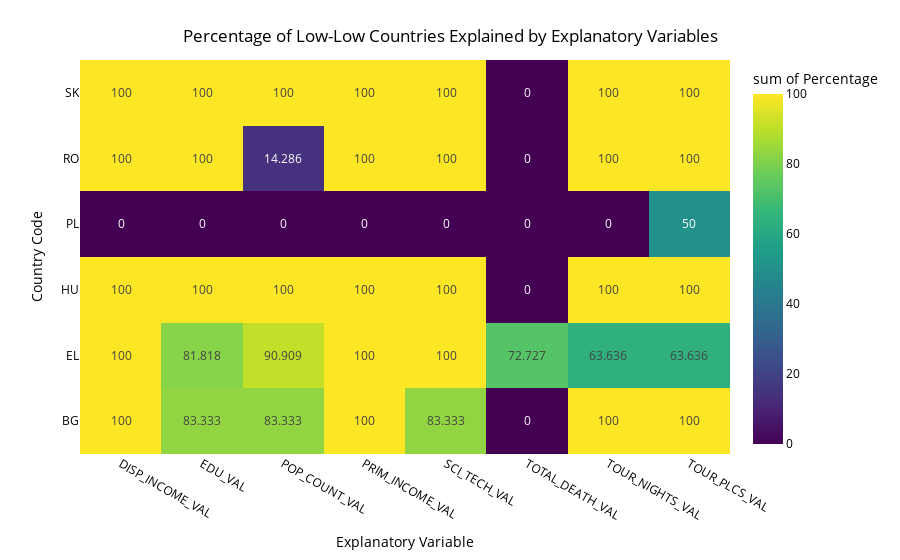

The notebook cell saved with this chart:
### Code cell
cluster_type = 'Low-Low'
create_heatmap(exp_df_LL, cluster_type)

### Figure 1 — Plotly figure (JSON) as saved in the notebook; plotly's stock layout.template omitted (floating-point values rounded to 4 significant figures)
{"data": [{"coloraxis": "coloraxis", "histfunc": "sum", "hovertemplate": "Broad Category=%{x}<br>Explanatory Variable=%{y}<br>sum of Percentage=%{z}<extra></extra>", "name": "", "texttemplate": "%{z}", "x": ["DISP_INCOME_VAL", "EDU_VAL", "POP_COUNT_VAL", "PRIM_INCOME_VAL", "SCI_TECH_VAL", "TOTAL_DEATH_VAL", "TOUR_NIGHTS_VAL", "TOUR_PLCS_VAL", "DISP_INCOME_VAL", "EDU_VAL", "POP_COUNT_VAL", "PRIM_INCOME_VAL", "SCI_TECH_VAL", "TOTAL_DEATH_VAL", "TOUR_NIGHTS_VAL", "TOUR_PLCS_VAL", "DISP_INCOME_VAL", "EDU_VAL", "POP_COUNT_VAL", "PRIM_INCOME_VAL", "SCI_TECH_VAL", "TOTAL_DEATH_VAL", "TOUR_NIGHTS_VAL", "TOUR_PLCS_VAL", "DISP_INCOME_VAL", "EDU_VAL", "POP_COUNT_VAL", "PRIM_INCOME_VAL", "SCI_TECH_VAL", "TOTAL_DEATH_VAL", "TOUR_NIGHTS_VAL", "TOUR_PLCS_VAL", "DISP_INCOME_VAL", "EDU_VAL", "POP_COUNT_VAL", "PRIM_INCOME_VAL", "SCI_TECH_VAL", "TOTAL_DEATH_VAL", "TOUR_NIGHTS_VAL", "TOUR_PLCS_VAL", "DISP_INCOME_VAL", "EDU_VAL", "POP_COUNT_VAL", "PRIM_INCOME_VAL", "SCI_TECH_VAL", "TOTAL_DEATH_VAL", "TOUR_NIGHTS_VAL", "TOUR_PLCS_VAL"], "xaxis": "x", "xbingroup": "x", "y": ["BG", "BG", "BG", "BG", "BG", "BG", "BG", "BG", "EL", "EL", "EL", "EL", "EL", "EL", "EL", "EL", "HU", "HU", "HU", "HU", "HU", "HU", "HU", "HU", "PL", "PL", "PL", "PL", "PL", "PL", "PL", "PL", "RO", "RO", "RO", "RO", "RO", "RO", "RO", "RO", "SK", "SK", "SK", "SK", "SK", "SK", "SK", "SK"], "yaxis": "y", "ybingroup": "y", "z": [100.0, 83.33, 83.33, 100.0, 83.33, 0.0, 100.0, 100.0, 100.0, 81.82, 90.91, 100.0, 100.0, 72.73, 63.64, 63.64, 100.0, 100.0, 100.0, 100.0, 100.0, 0.0, 100.0, 100.0, 0.0, 0.0, 0.0, 0.0, 0.0, 0.0, 0.0, 50.0, 100.0, 100.0, 14.29, 100.0, 100.0, 0.0, 100.0, 100.0, 100.0, 100.0, 100.0, 100.0, 100.0, 0.0, 100.0, 100.0], "type": "histogram2d"}], "layout": {"xaxis": {"anchor": "y", "domain": [0.0, 1.0], "title": {"text": "Explanatory Variable"}}, "yaxis": {"anchor": "x", "domain": [0.0, 1.0], "title": {"text": "Country Code"}}, "coloraxis": {"colorbar": {"title": {"text": "sum of Percentage"}}, "colorscale": [[0.0, "#440154"], [0.1111, "#482878"], [0.2222, "#3e4989"], [0.3333, "#31688e"], [0.4444, "#26828e"], [0.5556, "#1f9e89"], [0.6667, "#35b779"], [0.7778, "#6ece58"], [0.8889, "#b5de2b"], [1.0, "#fde725"]]}, "legend": {"tracegroupgap": 0}, "margin": {"t": 60}, "title": {"text": "Percentage of Low-Low Countries Explained by Explanatory Variables", "x": 0.5, "xanchor": "center", "yanchor": "top"}, "font": {"color": "black"}, "plot_bgcolor": "white", "paper_bgcolor": "white"}}
